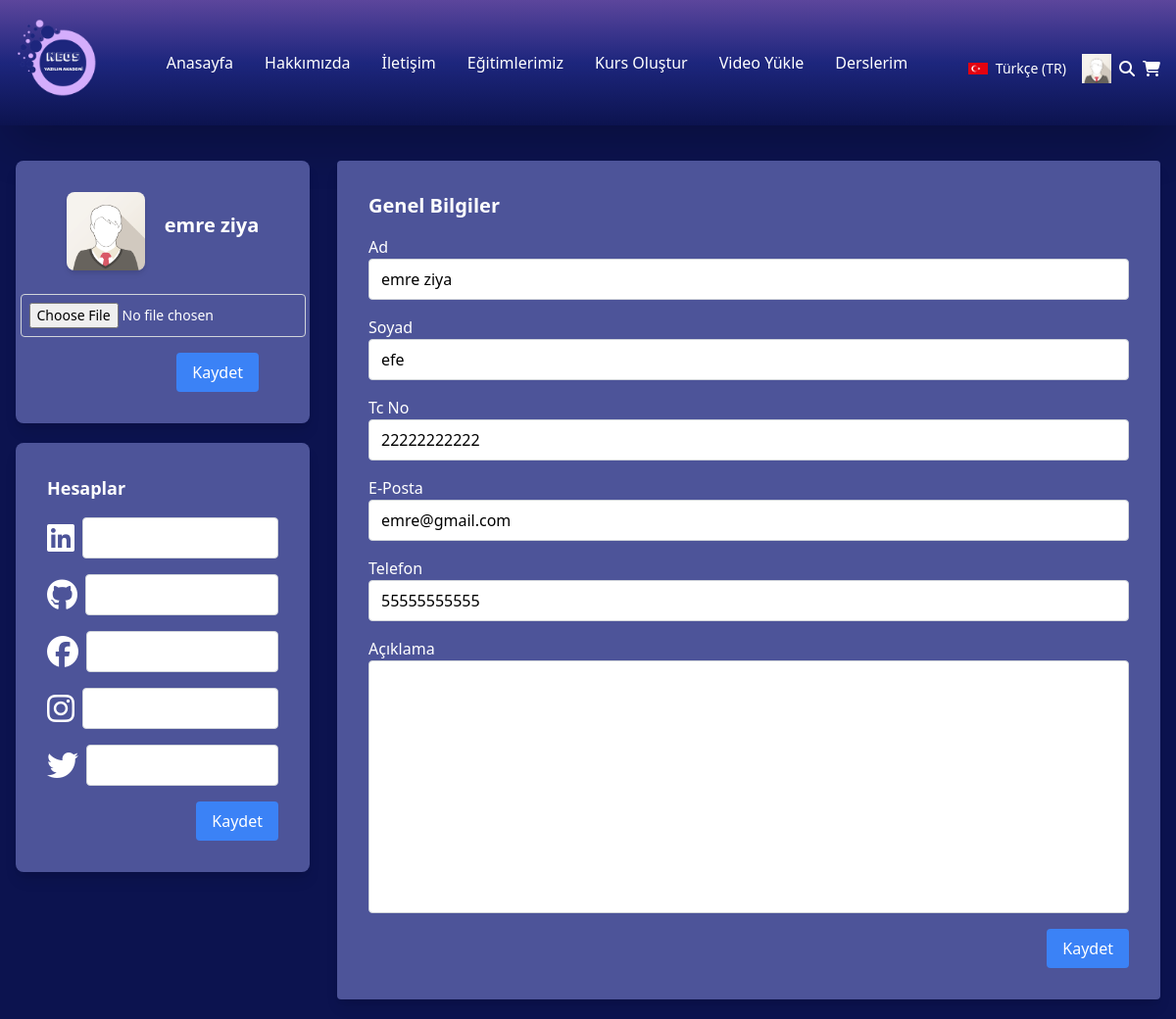
The page /editProfile/ (signed in) on the database as committed earlier.
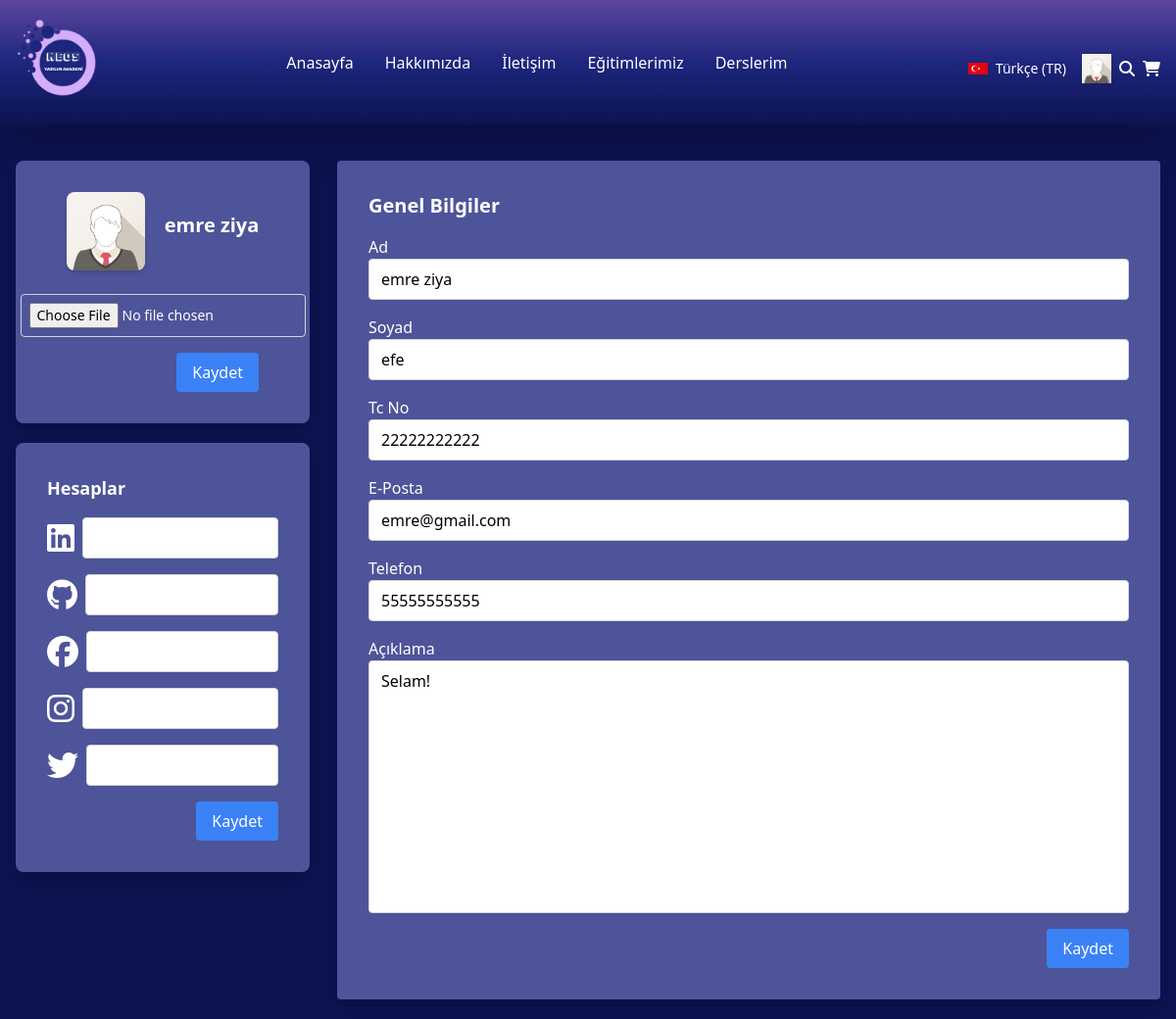
The same page on the database as committed later.
### LMSuser/views.py (the view)
# urls.py: path('editProfile/',edit_profile,name='editProfile'),
@login_required(login_url='login')
def edit_profile(request):
    if request.method == 'POST':
        if 'bilgi_kaydet' in request.POST:
            editForm = EditProfileForm(request.POST)
            if editForm.is_valid():
                user = request.user
                user.first_name = editForm.cleaned_data['first_name']
                user.last_name = editForm.cleaned_data['last_name']
                user.email = editForm.cleaned_data['email']
                user.description = editForm.cleaned_data['bio']
                user.save()
                return redirect('indexPage')
        if 'resim_kaydet' in request.POST:
            imageForm = EditImageForm(request.POST, request.FILES)
            if imageForm.is_valid():
                user = request.user
                user.image = imageForm.cleaned_data['image']
                user.save()
                return redirect('indexPage')
    else:
        user = request.user
        initial_data = {
            'first_name': user.first_name,
            'last_name': user.last_name,
            'tc':user.tc,
            'email': user.email,
            'phone_number':user.phone_number,
            'bio' : user.description
        }
        editForm = EditProfileForm(initial=initial_data)
        image_form = EditImageForm()
    return render(request, 'editProfile.html', {'editForm': editForm, 'imageForm':image_form})

### LMSuser/forms.py
class EditProfileForm(forms.Form):
    first_name = forms.CharField(
        widget=forms.TextInput(attrs={'class':'w-full py-2 px-3 border border-gray-300 rounded focus:outline-none focus:border-blue-400',})
    )
    last_name = forms.CharField(
        widget=forms.TextInput(attrs={'class':'w-full py-2 px-3 border border-gray-300 rounded focus:outline-none focus:border-blue-400',})
    )
    tc = forms.CharField(
        widget=forms.TextInput(attrs={'class':'w-full py-2 px-3 border border-gray-300 rounded focus:outline-none focus:border-blue-400',})
    )
    email = forms.CharField(
        widget=forms.EmailInput(attrs={'class':'w-full py-2 px-3 border border-gray-300 rounded focus:outline-none focus:border-blue-400',})
    )
    phone_number = forms.CharField(
        widget=forms.TextInput(attrs={'class':'w-full py-2 px-3 border border-gray-300 rounded focus:outline-none focus:border-blue-400',})
    )
    bio = forms.CharField(
        required=False,
        widget=forms.Textarea(attrs={'class':'resize-none w-full py-2 px-3 border border-gray-300 rounded focus:outline-none focus:border-blue-400'})
    )

### LMSuser/templates/editProfile.html (shortened to what the changed rows need)
{% extends "base2.html" %}
{% load static %}
{% block content %}
{% include "partials/_navbar1.html" %}
<div class="w-full md:flex md:justify-between mt-5">
  <div class=" md:w-[25%] md:ml-4 md:mt-4 mb-2">
    <form action="" method="POST">
      <div class="bg-[#4d5499] shadow-lg p-8 rounded-lg">
          <h2 class="text-lg mb-4 text-white font-semibold">Hesaplar</h2>
      </div>
    </form>
  </div>
<div class="md:w-[70%] md:mr-4 md:mt-4">
    <form  method="POST">
    <div class="bg-[#4d5499] shadow-lg p-8 rounded lg mb-5">
      <div class="mb-4 flex flex-col">
          <label for="aciklama" class="block text-white font-medium">Açıklama</label>
        {{editForm.bio}}
      </div>
    </div>
    </form>
</div>
{% endblock content %}

### templates/partials/_navbar1.html (shortened to what this page needs)
{% load static %}
<nav class="bg-gradient-to-t from-lacivert via-mavi to-mor shadow-2xl transition duration-2000 ease-in-out" id="navbar">
        <div class="flex flex-wrap items-center justify-between mx-auto p-4">
        <a href="{% url "indexPage" %}" class="flex items-center">
            <img src="{% static "img/neos.png" %}" class="h-24 mr-3" alt="neos-img">
        </a>
        <div class="flex items-center md:order-2 mt-3 relative">
          <button type="button" data-dropdown-toggle="language-dropdown-menu" class="inline-flex items-center font-medium justify-center px-4 py-2 text-sm rounded-lg cursor-pointer hover:bg-mavi text-white">
              <img class="w-5 h-3 mr-2" src="{% static "img/tr.png" %}" alt="">
              Türkçe (TR)
          </button>
          <div class="icons-container flex items-center space-x-2">
          {% if user.is_authenticated %}
          <div class="flex items-center">
           <div id="fname" class="text-white" style="width: 30px; height: 30px;"> <img src="{{user.image.url}}" alt=""> </div>
    </div>
              {% else %}
              <a href="{% url "login" %}" class="fas fa-user text-white hover:text-mor cursor-pointer"></a>
              {% endif %}
              <div class="flex items-center">
                <i id="search-icon" class="fas fa-search text-white hover:text-mor cursor-pointer"></i>
            </div>
                <a href="{% url "sepet" %}" class="fas fa-shopping-cart text-white hover:text-mor cursor-pointer"></a>
          </div>
        </div>
        <div class="items-center justify-between hidden w-full md:flex md:w-auto md:order-1" id="navbar-language">
          <ul class="flex flex-col font-medium p-4 md:p-0 mt-4 border rounded-lg md:flex-row md:space-x-8 md:mt-0 md:border-0">
            <li>
              <a href="{% url "indexPage" %}" class="block py-2 pl-3 pr-4 text-white hover:text-mor rounded md:bg-transparent md:p-0" aria-current="page">Anasayfa</a>
            </li>
            <li>
              <a href="{% url "hakkimizda" %}" class="block py-2 pl-3 pr-4 text-white hover:text-pembe rounded md:bg-transparent md:p-0" aria-current="page">Hakkımızda</a>
            </li>
            <li>
              <a href="{% url "iletisim" %}" class="block py-2 pl-3 pr-4 text-white hover:text-pembe rounded md:bg-transparent md:p-0" aria-current="page">İletişim</a>
            </li>
            <li>
              <a href="{% url "egitimlerimiz" %}" class="block py-2 pl-3 pr-4 text-white hover:text-pembe rounded md:bg-transparent md:p-0" aria-current="page">Eğitimlerimiz</a>
            </li>
            {% if user.is_authenticated and user.is_teacher %}
            <li>
              <a href="{% url "kursOlustur" %}" class="block py-2 pl-3 pr-4 text-white hover:text-pembe rounded md:bg-transparent md:p-0" aria-current="page">Kurs Oluştur</a>
            </li>
            <li>
              <a href="{% url "videoUpload" user.id %}" class="block py-2 pl-3 pr-4 text-white hover:text-pembe rounded md:bg-transparent md:p-0" aria-current="page">Video Yükle</a>
            </li>
            <li>
              <a href="{% url "ogrenciLogin" %}" class="block py-2 pl-3 pr-4 text-white hover:text-pembe rounded md:bg-transparent md:p-0" aria-current="page">Derslerim</a>
            </li>
            {% elif user.is_authenticated %}
            <li>
              <a href="{% url "ogrenciLogin" %}" class="block py-2 pl-3 pr-4 text-white hover:text-pembe rounded md:bg-transparent md:p-0" aria-current="page">Derslerim</a>
            </li>
            {% endif %}
         </ul>
        </div>
       </div>
      </nav>

Rows that differ between the two databases and show on the page:
changed CustomUser "emre ziya": is_teacher True → False (drawn)
Other text that changed with them:
form field bio: (not shown) → "Selam!"
text no longer shown: "Kurs Oluştur Video Yükle"
